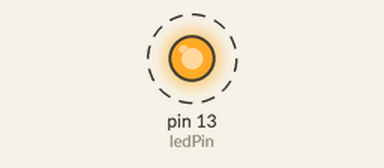
Simulated run of this sketch. Board: Arduino Uno, built with avr-gcc and run on an emulated ATmega328P. Parts: output pins drawn as LEDs (lit = HIGH). Dashed ring = blinking.

Above: at 0.2 s.
Timing chart, 0 to 3.0 s (numbered marks = the images above):
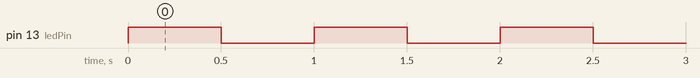

Measured:
- by itself, pin 13 (ledPin): alternates HIGH for 0.50 s and LOW for 0.50 s

The sketch:

GithubAssignment.ino
```cpp
int ledPin = 13;

void setup() {
  pinMode(ledPin, OUTPUT);
}

void loop() {
  digitalWrite(ledPin, HIGH);
  delay(500);
  digitalWrite(ledPin, LOW);
  delay(500);
  smiley();
}

void smiley(){
  Serial.println(":)");
}
```
